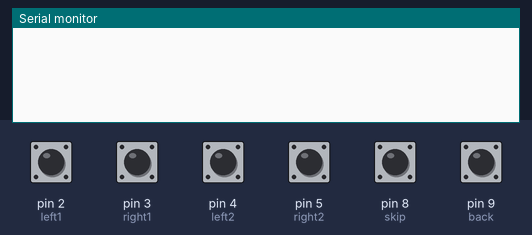
The sketch below on a simulated Arduino Uno, built with avr-gcc and run on an emulated ATmega328P. On the bench: the last lines printed to the serial monitor. The test bench sets the inputs (shaded band); at power-on: pin 2 (left1), pin 3 (right1), pin 4 (left2), pin 5 (right2), pin 8 (skip), pin 9 (back) HIGH.

Above: at 1.2 s.
1.3 s: pin 2 (left1) pulled LOW for 0.15 s
At 2.5 s:
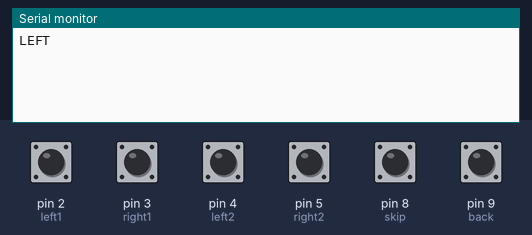
2.9 s: pin 3 (right1) pulled LOW for 0.15 s
At 4.0 s:
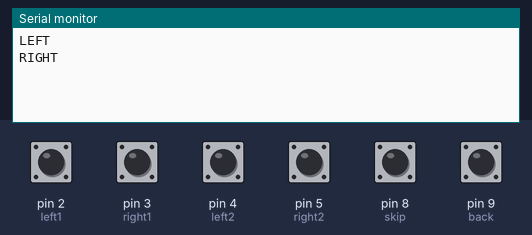
4.5 s: pin 8 (skip) pulled LOW for 0.15 s
At 5.2 s:
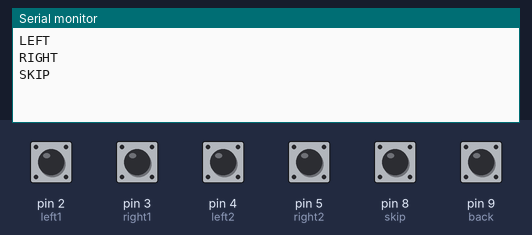
6.1 s: pin 9 (back) pulled LOW for 0.15 s
At 6.4 s:
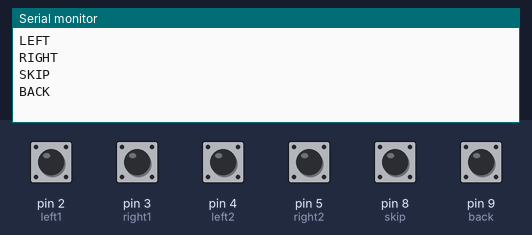

The sketch:

button.ino
```cpp
const int left1 = 2;
const int right1 = 3;
const int left2 = 4;
const int right2 = 5;
const int skip = 8;
const int back = 9;


void setup() {
  Serial.begin(9600);
  pinMode(left1, INPUT_PULLUP);
  pinMode(right1, INPUT_PULLUP);
  pinMode(left2, INPUT_PULLUP);
  pinMode(right2, INPUT_PULLUP);
  pinMode(skip, INPUT_PULLUP);
  pinMode(back, INPUT_PULLUP);
}

void loop() {
  if (digitalRead(left1) == LOW || digitalRead(left2) == LOW) {
    Serial.println("LEFT");
    delay(250);
  } else if (digitalRead(right1) == LOW || digitalRead(right2) == LOW) {
    Serial.println("RIGHT");
    delay(250);
  } else if (digitalRead(skip) == LOW) {
    Serial.println("SKIP");
    delay(200);
  } else if (digitalRead(back) == LOW) {
    Serial.println("BACK");
    delay(200);
  }
}
```

Measured:
- after the input at 1.3 s, the serial monitor: prints a new line at once (image 1)
- after the input at 2.9 s, the serial monitor: prints a new line at once (image 2)
- after the input at 4.5 s, the serial monitor: prints a new line at once (image 3)
- after the input at 6.1 s, the serial monitor: prints a new line at once (image 4)
